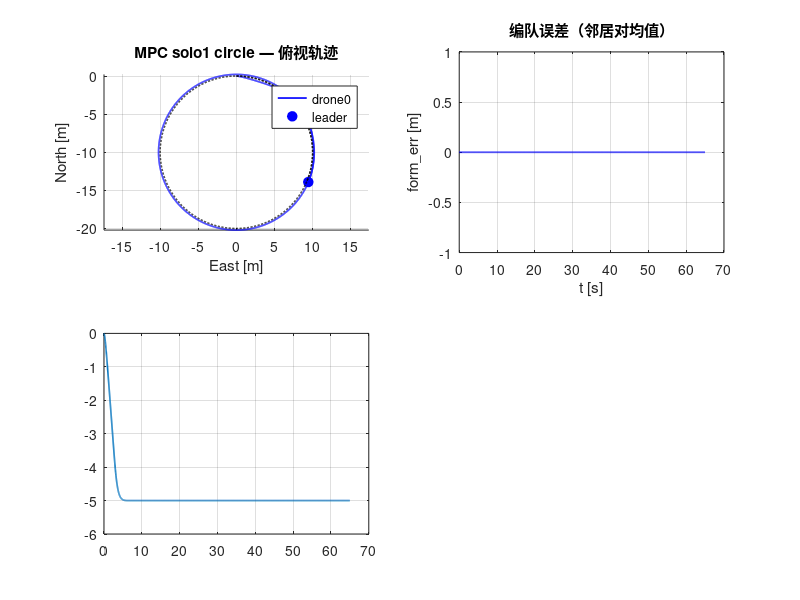

Reproduce this figure in MATLAB. (Note: this script raises an error after producing the figure.)
function res = mpc_solo1_circle()
%MPC_SOLO1_CIRCLE  自包含 MPC 验证：单机 × 圆周
%
% 直接运行此文件，无需任何外部依赖（不需要 .slx / 工具箱 / acados）。
%
% ── 场景 ──────────────────────────────────────────────────────────────
% 队形 : solo1（单机，1 机）
% 运动 : circle（圆周）
% 时长 : T = 65 s，成型等待 t_start = 10 s
% cfg.lead_R = 10.0;      % 圆半径 m
% cfg.lead_v = 1.5;      % 圆周速度 m/s  → 周期≈42s
%
% 预期结果（对照 results.csv）：
% REVIEW = 共模速度滞后（队形完好、间距安全、整体均匀落后参考）= 非编队缺陷
%
% ── 被控对象 ──────────────────────────────────────────────────────────
% 一阶速度响应（τ=0.3s）近似 PID 速度环 + 6DOF 内环。
% 数值与 Simulink 6DOF 版略有差异，判定逻辑完全一致。
%
% ── 输出 ──────────────────────────────────────────────────────────────
% 控制台打印 form_err / track_err / alt_err / min_sp / VERDICT
% 弹出四格图：俯视轨迹 / 编队误差 / 高度 / 最小间距

%% ── 配置 ─────────────────────────────────────────────────────────────
    cfg.formation = 'solo1';
    cfg.mode      = 'circle';
    cfg.n         = 1;
    cfg.births    = [0 0 0];
    cfg.offsets   = cfg.births;
    cfg.nbrs      = {[]};

    % 期望间距 d*（xy 平面）
    cfg.dstar = cell(cfg.n, 1);
    for i = 1:cfg.n
        js = cfg.nbrs{i};
        if isempty(js)
            cfg.dstar{i} = [];
        else
            cfg.dstar{i} = arrayfun(@(j) norm(cfg.offsets(i,1:2)-cfg.offsets(j,1:2)), js);
        end
    end

    % MPC 参数（= scenarios.yaml defaults）
    cfg.target_alt = -5.0;
    cfg.max_speed  =  3.0;
    cfg.max_climb  =  1.5;
    cfg.max_accel  =  4.0;
    cfg.N          = 30;
    cfg.mpc_dt     = 0.05;
    cfg.q_pos      =  4.0;
    cfg.q_vel      =  2.0;
    cfg.r_acc      =  0.1;
    cfg.q_term_s   =  2.0;
    cfg.d_safe     =  1.5;
    cfg.w_coll     = 200.0;
    cfg.w_form     =  0.5;
    cfg.lm         =  1e-4;
    cfg.kp_z       =  1.0;
    cfg.t_start    = 10.0;
    cfg.T          = 65;
    cfg.lead_R = 10.0;
    cfg.lead_v = 1.5;

%% ── 初始状态 ─────────────────────────────────────────────────────────
dt    = 0.02;     % 控制周期 50 Hz
tau_v = 0.3;      % 速度环时间常数
n     = cfg.n;

pos    = zeros(3, n);
    pos(:,1) = [0 0 0]';
vel    = zeros(3, n);
vel_sp = zeros(3, n);

%% ── 预计算 QP 矩阵 ────────────────────────────────────────────────────
P_qp = cell(n, 1);
for i = 1:n
    P_qp{i} = precompute(cfg, numel(cfg.nbrs{i}));
end
zg    = cell(n, 1);   % MPC 热启动
peers = cell(n, 1);   % 邻居预测轨迹（上一拍）

%% ── 仿真主循环 ────────────────────────────────────────────────────────
Nsteps  = round(cfg.T / dt);
t_log   = (0:Nsteps-1)' * dt;
pos_log = zeros(Nsteps, 3, n);

fprintf('=== solo1 × circle  （1 机, T=65s）===\n');
tic
for k = 1:Nsteps
    t = (k-1) * dt;
    [lp, lv, la] = leader_state(t, cfg);
    newpeers = cell(n, 1);

    for i = 1:n
        x0  = [pos(:,i); vel(:,i)];
        off = cfg.offsets(i,:);

        % 参考轨迹：二阶 Taylor leader 预测 + 编队偏移
        xref = zeros(cfg.N+1, 6);
        for kk = 0:cfg.N
            tk = kk * cfg.mpc_dt;
            pk = lp + lv*tk + 0.5*la*tk^2 + off;
            pk(3) = cfg.target_alt;
            xref(kk+1,1:3) = pk;
            xref(kk+1,4:5) = lv(1:2) + la(1:2)*tk;
        end

        % 邻居预测（上一拍；缺失 → 队形推断降级）
        js = cfg.nbrs{i}; M = numel(js); nb = [];
        if M > 0
            nb = zeros(M, cfg.N+1, 3);
            for m = 1:M
                j = js(m);
                if ~isempty(peers{j})
                    nb(m,:,:) = peers{j};
                else
                    infer = pos(:,i) + cfg.offsets(j,:)' - cfg.offsets(i,:)';
                    nb(m,:,:) = repmat(infer', cfg.N+1, 1);
                end
            end
        end

        % RTI 求解（GN 单步 + ADMM QP）
        [~, xpred, zg{i}] = solve_rti(x0, xref, nb, cfg.dstar{i}, zg{i}, P_qp{i}, cfg);
        newpeers{i} = xpred(:, 1:3);

        % 速度合成：xy=MPC k=1 速度，z=纯P 高度保持
        vs = zeros(3,1);
        vs(1:2) = xpred(2, 4:5)';
        ez = xref(1,3) - pos(3,i);
        vs(3) = min(max(cfg.kp_z * ez, -cfg.max_climb), cfg.max_climb);
        vn = norm(vs(1:2));
        if vn > cfg.max_speed, vs(1:2) = vs(1:2) * cfg.max_speed / vn; end
        if any(~isfinite(vs)), vs = zeros(3,1); end
        vel_sp(:,i) = vs;
    end
    peers = newpeers;

    % 被控对象：一阶速度响应
    vel = vel + (vel_sp - vel) * (dt / tau_v);
    pos = pos + vel * dt;
    pos_log(k,:,:) = reshape(pos, [1,3,n]);
end
fprintf('  完成 %.1fs\n', toc);

%% ── 指标计算 ─────────────────────────────────────────────────────────
ref = zeros(Nsteps, 2, n); lead_xy = zeros(Nsteps, 2);
for k = 1:Nsteps
    [lp,~,~] = leader_state(t_log(k), cfg);
    lead_xy(k,:) = lp(1:2);
    for i = 1:n, ref(k,:,i) = lp(1:2) + cfg.offsets(i,1:2); end
end

track_err = squeeze(sqrt(sum((pos_log(:,1:2,:) - ref).^2, 2)));
if n == 1, track_err = track_err(:); end

pairs = []; ds = [];
for i = 1:n
    for m = 1:numel(cfg.nbrs{i})
        j = cfg.nbrs{i}(m);
        if j > i, pairs(end+1,:) = [i j]; ds(end+1) = cfg.dstar{i}(m); end %#ok<AGROW>
    end
end
form_err = zeros(Nsteps,1); min_sp = inf(Nsteps,1);
for k = 1:Nsteps
    errs = [];
    for q = 1:size(pairs,1)
        d = norm(pos_log(k,1:2,pairs(q,1)) - pos_log(k,1:2,pairs(q,2)));
        errs(end+1) = abs(d - ds(q)); %#ok<AGROW>
        min_sp(k) = min(min_sp(k), d);
    end
    if ~isempty(errs), form_err(k) = mean(errs); end
end

alt = squeeze(pos_log(:,3,:)); if n==1, alt=alt(:); end
steady  = t_log > cfg.t_start + 8;
m_form  = mean(form_err(steady));
m_track = mean(max(track_err(steady,:), [], 2));
m_alt   = mean(max(abs(alt(steady,:) - cfg.target_alt), [], 2));
m_minsp = min(min_sp(t_log > 8));

%% ── 三级判定 ─────────────────────────────────────────────────────────
core_ok = m_alt < 0.3 && (n==1 || (m_form < 0.3 && m_minsp > cfg.d_safe));
if ~core_ok
    verdict = 'FAIL';
elseif m_track < 0.5
    verdict = 'PASS';
elseif m_track < 1.5
    verdict = 'REVIEW';
else
    verdict = 'FAIL';
end

fprintf('  form_err=%.3fm  track_err=%.3fm  alt_err=%.3fm  min_sp=%.3fm\n', ...
    m_form, m_track, m_alt, m_minsp);
fprintf('  VERDICT: %s\n', verdict);

res = struct('formation','solo1','mode','circle','form_err',m_form, ...
    'track_err',m_track,'alt_err',m_alt,'min_sp',m_minsp,'verdict',verdict);

%% ── 图 ───────────────────────────────────────────────────────────────
figure('Position',[50 50 1280 720]);
cols = lines(n);

subplot(2,2,1); hold on; grid on; axis equal
for i = 1:n
    plot(pos_log(:,2,i), pos_log(:,1,i), '-', 'Color',cols(i,:),'LineWidth',1.2);
    plot(pos_log(end,2,i), pos_log(end,1,i), 'o', 'Color',cols(i,:),'MarkerFaceColor',cols(i,:),'MarkerSize',7);
end
plot(lead_xy(:,2), lead_xy(:,1), 'k--','LineWidth',1);
xlabel('East [m]'); ylabel('North [m]');
title(sprintf('MPC solo1 circle — 俯视轨迹'));
legend([arrayfun(@(i)sprintf('drone%d',i-1),1:n,'UniformOutput',false),{'leader'}],'Location','best');

subplot(2,2,2); plot(t_log, form_err,'b','LineWidth',1.2); grid on
xlabel('t [s]'); ylabel('form\_err [m]'); title('编队误差（邻居对均值）');

subplot(2,2,3); plot(t_log, alt,'LineWidth',1.2); grid on
yline(cfg.target_alt,'k--','LineWidth',1);
xlabel('t [s]'); ylabel('z NED [m]'); title('高度');

subplot(2,2,4); hold on; grid on
if ~isempty(pairs)
    plot(t_log, min_sp,'b','LineWidth',1.2);
    yline(cfg.d_safe,'r--','d\_safe','LineWidth',1);
    ylabel('min spacing [m]'); title('最小间距');
else
    plot(t_log, track_err,'b','LineWidth',1.2);
    ylabel('track\_err [m]'); title('跟踪误差');
end
xlabel('t [s]');
sgtitle(sprintf('solo1 × circle  →  %s  (form=%.3fm  track=%.3fm  minsp=%.2fm)', ...
    verdict, m_form, m_track, m_minsp), 'FontWeight','bold');
end

% ════════════════════════════════════════════════════════════════════════
% 局部函数：完整 MPC 算法，对照 mpc_node.py 注释已标行号
% ════════════════════════════════════════════════════════════════════════

function [p, v, a] = leader_state(t, cfg)
%LEADER_STATE leader 虚拟点位置/速度/加速度（NED）
% 对照 leader_node：t_start 前悬停；line 带端点减速；circle 含向心加速度
alt = cfg.target_alt;
p = [0 0 alt]; v = [0 0 0]; a = [0 0 0];
tau = t - cfg.t_start;
if tau <= 0, return; end

switch cfg.mode
    case 'hover'
        % 原地不动

    case 'line'
        vmax = cfg.lead_v; d = cfg.lead_d; ad = cfg.lead_dec;
        s_dec = d - vmax^2 / (2*ad);
        t1    = s_dec / vmax;
        if tau <= t1
            s = vmax*tau; vx = vmax; ax = 0;
        else
            td = tau - t1;
            if td < vmax/ad
                s = s_dec + vmax*td - 0.5*ad*td^2;
                vx = vmax - ad*td; ax = -ad;
            else
                s = d; vx = 0; ax = 0;
            end
        end
        p(1) = s; v(1) = vx; a(1) = ax;

    case 'circle'   % 圆心在 (-R,0)，t=0 从原点出发，切向 +y 进入
        R = cfg.lead_R; vc = cfg.lead_v; om = vc / R;
        p(1) =  R*cos(om*tau) - R;
        p(2) =  R*sin(om*tau);
        v(1) = -vc*sin(om*tau);
        v(2) =  vc*cos(om*tau);
        a(1) = -vc*om*cos(om*tau);
        a(2) = -vc*om*sin(om*tau);
end
end

% ────────────────────────────────────────────────────────────────────────

function P = precompute(cfg, M)
%PRECOMPUTE 单机 MPC 常量矩阵（M=邻居数）对照 mpc_node._setup_ocp L107-181
N = cfg.N; dt = cfg.mpc_dt; nx = 6; nu = 3;
P.N = N; P.nx = nx; P.nu = nu; P.M = M;
I3 = eye(3);
A  = [I3 dt*I3; zeros(3) I3];
B  = [0.5*dt^2*I3; dt*I3];
P.A = A; P.B = B;
P.nz  = nx*(N+1); P.nuu = nu*N;
P.xidx = @(k) k*nx + (1:nx);
P.uidx = @(k) k*nu + (1:nu);

Phi = zeros(P.nz, nx); Gam = zeros(P.nz, P.nuu); Ak = eye(nx);
Phi(1:nx,:) = Ak;
for k = 1:N
    Ak = A*Ak; Phi(P.xidx(k),:) = Ak;
    for j = 0:k-1
        Gam(P.xidx(k), P.uidx(j)) = A^(k-1-j)*B;
    end
end
P.Phi = Phi; P.Gam = Gam;

P.Q  = diag([cfg.q_pos*[1 1 1], cfg.q_vel*[1 1 1]]);
P.Qe = diag([cfg.q_pos*cfg.q_term_s*[1 1 1], cfg.q_vel*[1 1 1]]);
P.R  = cfg.r_acc * eye(3);
Hx = zeros(P.nz, 1);
for k = 0:N-1, Hx(P.xidx(k)) = 2*diag(P.Q); end
Hx(P.xidx(N)) = 2*diag(P.Qe);
P.Hx_diag = Hx;
P.Hu = 2*kron(eye(N), P.R) + 2*cfg.lm*eye(P.nuu);

vel_rows = []; lv = []; uv = [];
for k = 1:N-1
    ix = P.xidx(k); vel_rows = [vel_rows, ix(4:6)]; %#ok<AGROW>
    lv = [lv; -cfg.max_speed; -cfg.max_speed; -cfg.max_climb]; %#ok<AGROW>
    uv = [uv;  cfg.max_speed;  cfg.max_speed;  cfg.max_climb]; %#ok<AGROW>
end
P.vel_rows = vel_rows;
P.Acon = [eye(P.nuu); Gam(vel_rows,:)];
P.lu = -cfg.max_accel * ones(P.nuu,1);
P.uu =  cfg.max_accel * ones(P.nuu,1);
P.lv = lv; P.uv = uv;
end

% ────────────────────────────────────────────────────────────────────────

function [u0, xpred, ws] = solve_rti(x0, xref, nb, dstar, ws, P, cfg)
%SOLVE_RTI 单次 Gauss-Newton RTI（= acados SQP_RTI 语义）
% 跟踪/输入项精确线性化；碰撞/编队残差在上一拍 xbar 处 GN 线性化
N = P.N; nx = P.nx; M = P.M;
if isempty(ws)
    ws = struct('u', zeros(P.nuu,1), 'y', [], 'xbar', repmat(x0', N+1, 1));
end

Hx = spdiags(P.Hx_diag, 0, P.nz, P.nz);
fx = zeros(P.nz, 1);
for k = 0:N-1, fx(P.xidx(k)) = -2 * P.Q * xref(k+1,:)'; end
fx(P.xidx(N)) = -2 * P.Qe * xref(N+1,:)';

% 碰撞/编队 GN 项（对照 mpc_node L130-135）
swc = sqrt(cfg.w_coll); swf = sqrt(cfg.w_form);
for k = 0:N-1
    ix = P.xidx(k); ixy = ix(1:2);
    xy = ws.xbar(k+1, 1:2)';
    for m = 1:M
        nxy = squeeze(nb(m, k+1, 1:2));
        df = xy - nxy; d = sqrt(df'*df + 1e-6);
        g = swf*df/d; r = swf*(d - dstar(m));         % 编队
        Hx(ixy,ixy) = Hx(ixy,ixy) + 2*(g*g');
        fx(ixy) = fx(ixy) + 2*(r - g'*xy)*g;
        if d < cfg.d_safe                               % 碰撞（激活区）
            g = -swc*df/d; r = swc*(cfg.d_safe - d);
            Hx(ixy,ixy) = Hx(ixy,ixy) + 2*(g*g');
            fx(ixy) = fx(ixy) + 2*(r - g'*xy)*g;
        end
    end
end

phix = P.Phi * x0;
Pu   = (P.Gam'*(Hx*P.Gam) + P.Hu); Pu = (Pu+Pu')/2;
qu   = P.Gam' * (fx + Hx*phix);
l    = [P.lu; P.lv - phix(P.vel_rows)];
u    = [P.uu; P.uv - phix(P.vel_rows)];

[usol, ydual] = admm(Pu, qu, P.Acon, l, u, ws.u, ws.y);
if any(~isfinite(usol)), usol = ws.u; end
xstack = phix + P.Gam*usol;
xpred  = reshape(xstack, nx, N+1)';
u0 = usol(1:P.nu);
ws.u = usol; ws.y = ydual; ws.xbar = xpred;
end

% ────────────────────────────────────────────────────────────────────────

function [u, y] = admm(P, q, A, l, ub, u0, y0)
%ADMM OSQP 风格 ADMM 求解  min ½uᵀPu + qᵀu  s.t. l ≤ Au ≤ ub（无工具箱）
rho = 10.0; sigma = 1e-6; iters = 200; tol = 1e-4;
nu = numel(q);
if isempty(u0), u0 = zeros(nu,1); end
if isempty(y0), y0 = zeros(size(A,1),1); end
u = u0; y = y0; z = min(max(A*u, l), ub);
K = chol(P + sigma*eye(nu) + rho*(A'*A), 'lower');
for it = 1:iters
    u     = K' \ (K \ (sigma*u - q + A'*(rho*z - y)));
    Au    = A*u; z_new = min(max(Au + y/rho, l), ub);
    y     = y + rho*(Au - z_new);
    if norm(Au-z_new,inf)<tol && rho*norm(z_new-z,inf)<tol, break; end
    z = z_new;
end
end
